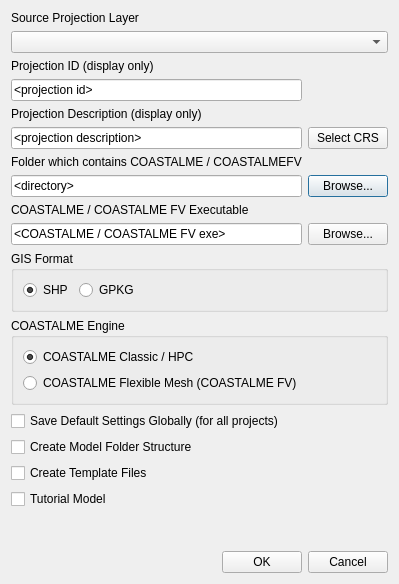
<?xml version="1.0" encoding="UTF-8"?>
<ui version="4.0">
 <class>coastalmeqgis_configure_tf</class>
 <widget class="QDialog" name="coastalmeqgis_configure_tf">
  <property name="geometry">
   <rect>
    <x>0</x>
    <y>0</y>
    <width>362</width>
    <height>584</height>
   </rect>
  </property>
  <property name="windowTitle">
   <string>Configure COASTALME Project</string>
  </property>
  <layout class="QGridLayout" name="gridLayout_2">
   <item row="0" column="0">
    <layout class="QGridLayout" name="gridLayout">
     <item row="2" column="0">
      <widget class="QLabel" name="label_5">
       <property name="text">
        <string>Projection ID (display only)</string>
       </property>
      </widget>
     </item>
     <item row="7" column="1">
      <widget class="QPushButton" name="browseoutfile">
       <property name="text">
        <string>Browse...</string>
       </property>
      </widget>
     </item>
     <item row="16" column="0">
      <spacer name="verticalSpacer">
       <property name="orientation">
        <enum>Qt::Vertical</enum>
       </property>
       <property name="sizeHint" stdset="0">
        <size>
         <width>20</width>
         <height>40</height>
        </size>
       </property>
      </spacer>
     </item>
     <item row="1" column="0" colspan="2">
      <widget class="QComboBox" name="sourcelayer"/>
     </item>
     <item row="6" column="0">
      <widget class="QLabel" name="label_3">
       <property name="text">
        <string>Folder which contains COASTALME / COASTALMEFV</string>
       </property>
      </widget>
     </item>
     <item row="3" column="0">
      <widget class="QLineEdit" name="form_crsID">
       <property name="text">
        <string>&lt;projection id&gt;</string>
       </property>
       <property name="dragEnabled">
        <bool>false</bool>
       </property>
       <property name="readOnly">
        <bool>true</bool>
       </property>
      </widget>
     </item>
     <item row="8" column="0">
      <widget class="QLabel" name="label_4">
       <property name="text">
        <string>COASTALME / COASTALME FV Executable</string>
       </property>
      </widget>
     </item>
     <item row="7" column="0">
      <widget class="QLineEdit" name="outdir">
       <property name="text">
        <string>&lt;directory&gt;</string>
       </property>
       <property name="readOnly">
        <bool>false</bool>
       </property>
      </widget>
     </item>
     <item row="9" column="0">
      <widget class="QLineEdit" name="COASTALME_exe">
       <property name="text">
        <string>&lt;COASTALME / COASTALME FV exe&gt;</string>
       </property>
       <property name="readOnly">
        <bool>false</bool>
       </property>
      </widget>
     </item>
     <item row="12" column="0" colspan="2">
      <widget class="QCheckBox" name="cbGlobal">
       <property name="text">
        <string>Save Default Settings Globally (for all projects)</string>
       </property>
      </widget>
     </item>
     <item row="5" column="1">
      <widget class="QPushButton" name="pbSelectCRS">
       <property name="text">
        <string>Select CRS</string>
       </property>
      </widget>
     </item>
     <item row="5" column="0">
      <widget class="QLineEdit" name="crsDesc">
       <property name="text">
        <string>&lt;projection description&gt;</string>
       </property>
       <property name="dragEnabled">
        <bool>false</bool>
       </property>
       <property name="readOnly">
        <bool>true</bool>
       </property>
      </widget>
     </item>
     <item row="10" column="0" colspan="2">
      <widget class="QGroupBox" name="gbGisFormat">
       <property name="title">
        <string>GIS Format</string>
       </property>
       <layout class="QVBoxLayout" name="verticalLayout_2">
        <item>
         <layout class="QHBoxLayout" name="horizontalLayout">
          <item>
           <widget class="QRadioButton" name="rbSHP">
            <property name="text">
             <string>SHP</string>
            </property>
            <property name="checked">
             <bool>true</bool>
            </property>
            <attribute name="buttonGroup">
             <string notr="true">buttonGroup</string>
            </attribute>
           </widget>
          </item>
          <item>
           <widget class="QRadioButton" name="rbGPKG">
            <property name="text">
             <string>GPKG</string>
            </property>
            <attribute name="buttonGroup">
             <string notr="true">buttonGroup</string>
            </attribute>
           </widget>
          </item>
          <item>
           <spacer name="horizontalSpacer">
            <property name="orientation">
             <enum>Qt::Horizontal</enum>
            </property>
            <property name="sizeHint" stdset="0">
             <size>
              <width>40</width>
              <height>20</height>
             </size>
            </property>
           </spacer>
          </item>
         </layout>
        </item>
       </layout>
      </widget>
     </item>
     <item row="9" column="1">
      <widget class="QPushButton" name="browseexe">
       <property name="text">
        <string>Browse...</string>
       </property>
      </widget>
     </item>
     <item row="11" column="0" colspan="2">
      <widget class="QGroupBox" name="groupBox">
       <property name="title">
        <string>COASTALME Engine</string>
       </property>
       <layout class="QVBoxLayout" name="verticalLayout">
        <item>
         <widget class="QRadioButton" name="rbTuflowCla">
          <property name="text">
           <string>COASTALME Classic / HPC</string>
          </property>
          <property name="checked">
           <bool>true</bool>
          </property>
          <attribute name="buttonGroup">
           <string notr="true">engine</string>
          </attribute>
         </widget>
        </item>
        <item>
         <widget class="QRadioButton" name="rbTuflowFM">
          <property name="text">
           <string>COASTALME Flexible Mesh (COASTALME FV)</string>
          </property>
          <attribute name="buttonGroup">
           <string notr="true">engine</string>
          </attribute>
         </widget>
        </item>
       </layout>
      </widget>
     </item>
     <item row="4" column="0">
      <widget class="QLabel" name="label_2">
       <property name="text">
        <string>Projection Description (display only)</string>
       </property>
      </widget>
     </item>
     <item row="14" column="0" colspan="2">
      <widget class="QCheckBox" name="cbRun">
       <property name="text">
        <string>Create Template Files</string>
       </property>
      </widget>
     </item>
     <item row="15" column="0">
      <widget class="QCheckBox" name="cbTutorial">
       <property name="text">
        <string>Tutorial Model</string>
       </property>
      </widget>
     </item>
     <item row="0" column="0">
      <widget class="QLabel" name="label_1">
       <property name="text">
        <string>Source Projection Layer</string>
       </property>
      </widget>
     </item>
     <item row="13" column="0" colspan="2">
      <widget class="QCheckBox" name="cbCreate">
       <property name="text">
        <string>Create Model Folder Structure</string>
       </property>
      </widget>
     </item>
     <item row="17" column="0" colspan="2">
      <layout class="QHBoxLayout" name="horizontalLayout_3">
       <item>
        <spacer name="horizontalSpacer_2">
         <property name="orientation">
          <enum>Qt::Horizontal</enum>
         </property>
         <property name="sizeHint" stdset="0">
          <size>
           <width>40</width>
           <height>20</height>
          </size>
         </property>
        </spacer>
       </item>
       <item>
        <widget class="QPushButton" name="pbOk">
         <property name="text">
          <string>OK</string>
         </property>
        </widget>
       </item>
       <item>
        <widget class="QPushButton" name="pbCancel">
         <property name="text">
          <string>Cancel</string>
         </property>
        </widget>
       </item>
      </layout>
     </item>
    </layout>
   </item>
  </layout>
 </widget>
 <resources/>
 <connections/>
 <buttongroups>
  <buttongroup name="engine"/>
  <buttongroup name="buttonGroup"/>
 </buttongroups>
</ui>
